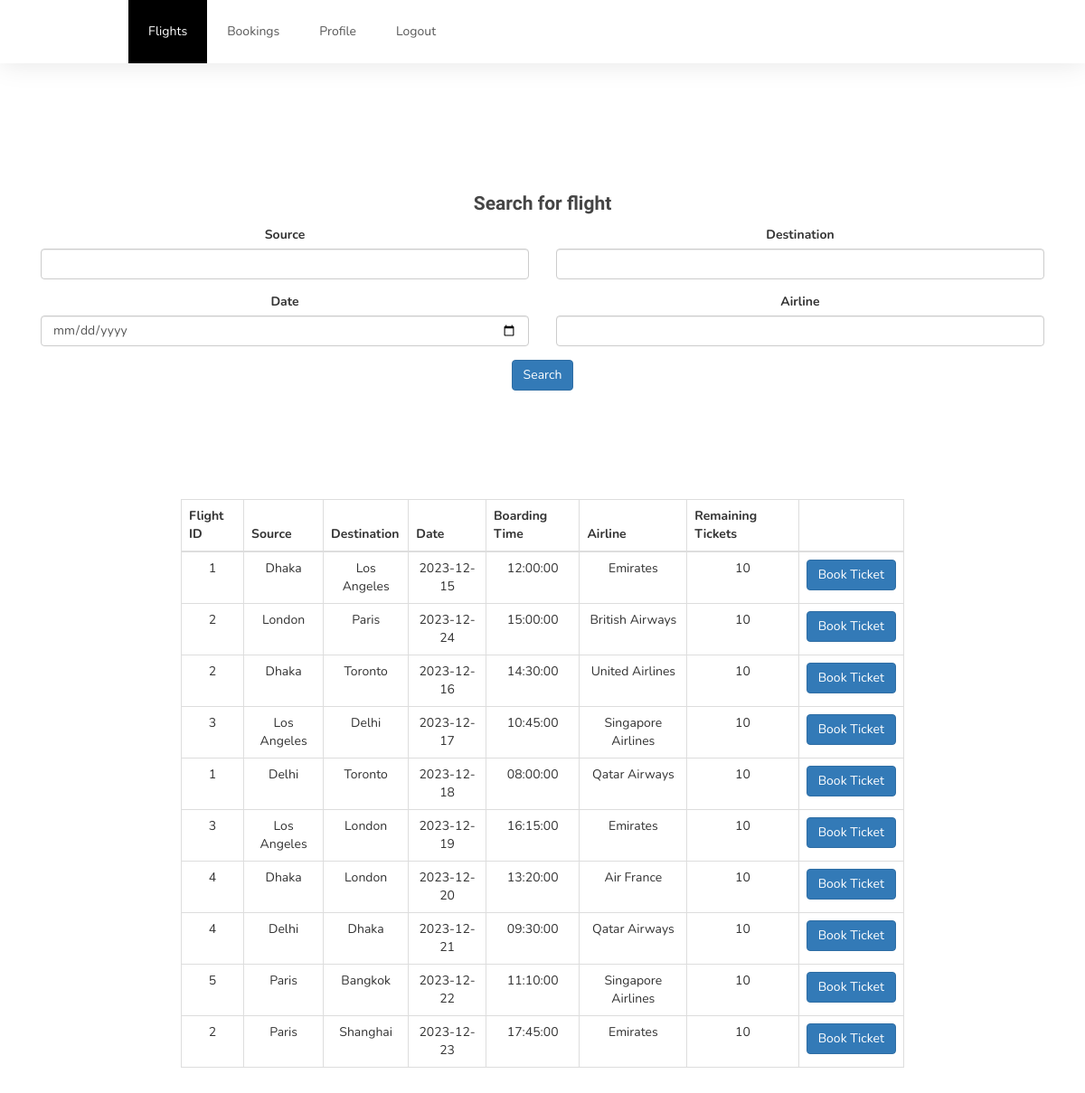
Page /flights.php on the committed database.
### tables this page shows
CREATE TABLE `flights` (
  `flight_id` varchar(30) NOT NULL,
  `source` varchar(30) DEFAULT NULL,
  `destination` varchar(30) DEFAULT NULL,
  `date` date DEFAULT NULL,
  `boarding_time` time DEFAULT NULL,
  `airline` varchar(30) DEFAULT NULL,
  `pilot_id` varchar(30) DEFAULT NULL,
  `hangar_id` varchar(30) DEFAULT NULL,
  `capacity` int(11) DEFAULT NULL,
  `booked` int(11) DEFAULT NULL
);

### flights.php (the view, shortened to what this page needs)
<!DOCTYPE html>
<html lang="en">
<head>
     <link rel="stylesheet" href="css/bootstrap.min.css">
     <link rel="stylesheet" href="css/style.css">
</head>
<body id="top" data-spy="scroll" data-target=".navbar-collapse" data-offset="50">
    <section class="navbar custom-navbar navbar-fixed-top navbar-custom" role="navigation">
        <div class="container">
            <div class="collapse navbar-collapse">
                <ul class="nav navbar-nav navbar-nav-first">
                    <li class="active"><a href="flights.php">Flights</a></li>
                    <li><a href="bookings.php">Bookings</a></li>
                    <li><a href="profile.php">Profile</a></li>
                    <li><a href="login.php">Logout</a></li>
                </ul>
            </div>
        </div>
    </section>
    <section class="search-bars" style="margin-top: 20px; margin-bottom: 5px; text-align: center;">
        <div class="container">
            <div class="search-container">
                <form method="post" class="search-form">
                    <div class="form-row">
                        <h3>Search for flight</h3>
                        <div class="form-group col-md-6">
                            <label for="source">Source</label>
                            <input type="text" name="source" id="source" class="form-control">
                        </div>
                        <div class="form-group col-md-6">
                            <label for="destination">Destination</label>
                            <input type="text" name="destination" id="destination" class="form-control">
                        </div>
                        <div class="form-group col-md-6">
                            <label for="date">Date</label>
                            <input type="date" name="date" id="date" class="form-control">
                        </div>
                        <div class="form-group col-md-6">
                            <label for="airline">Airline</label>
                            <input type="text" name="airline" id="airline" class="form-control">
                        </div>
                    </div>
                    <div class="form-group">
                        <input type="submit" name="submit" class="btn btn-primary" value="Search">
                    </div>
                </form>
            </div>
        </div>
    </section>
    <?php
    require_once('dbconnect.php');
    if (isset($_POST["submit"])) {
        $source = $_POST["source"];
        $destination = $_POST["destination"];
        $date = $_POST["date"];
        $airline = $_POST["airline"];
        $sql = "SELECT * FROM `flights` WHERE 1";
        if (!empty($source)) {
            $sql .= " AND source = '$source'";
        }
        if (!empty($destination)) {
            $sql .= " AND destination = '$destination'";
        }
        if (!empty($date)) {
            $sql .= " AND date = '$date'";
        }
        if (!empty($airline)) {
            $sql .= " AND airline = '$airline'";
        }
        $result = $conn->query($sql);
    } else {
        $result = $conn->query("SELECT * FROM `flights`");
    }
    ?>
    <div class="container result-container" style="margin-top: 5px; margin-bottom: 80px;">
        <table class="table table-bordered">
            <thead>
                <tr>
                    <th>Flight ID</th>
                    <th>Source</th>
                    <th>Destination</th>
                    <th>Date</th>
                    <th>Boarding Time</th>
                    <th>Airline</th>
                    <th>Remaining Tickets</th>
                    <th></th>
                </tr>
            </thead>
            <tbody>
                <?php
                while ($row = $result->fetch_assoc()) {
                    ?>
                    <tr>
                        <td><?php echo $row["flight_id"]; ?></td>
                        <td><?php echo $row["source"]; ?></td>
                        <td><?php echo $row["destination"]; ?></td>
                        <td><?php echo $row["date"]; ?></td>
                        <td><?php echo $row["boarding_time"]; ?></td>
                        <td><?php echo $row["airline"]; ?></td>
                        <td><?php echo $row["capacity"] - $row["booked"]; ?></td>
                        <td>
                            <a href="tickets.php?flight_id=<?php echo $row["flight_id"]; ?>" class="btn btn-primary">Book Ticket</a>
                        </td>
                    </tr>
                    <?php
                }
                ?>
            </tbody>
        </table>
    </div>
</body>
</html>

### css/style.css (style rules this page uses)
body { background: #ffffff; font-family: 'Nunito', sans-serif; overflow-x: hidden; padding-top: 70px; }
h1,h2,h3,h4,h5,h6 { font-family: 'Muli', sans-serif; font-weight: bold; line-height: inherit; }
h3 { font-size: 1.5em; }
h3, h3 a { color: #454545; }
html { -webkit-font-smoothing: antialiased; }
a { color: #252525; -webkit-transition: 0.5s; transition: 0.5s; text-decoration: none !important; }
a, input, button, .form-control { -webkit-transition: 0.5s; transition: 0.5s; }
section { position: relative; padding: 100px 0; }
.custom-navbar { background: #ffffff; border-top: 5px solid #29ca8e; border-bottom: 0; -webkit-box-shadow: 0 1px 30px rgba(0, 0, 0, 0.1); -moz-box-shadow: 0 1px 30px rgba(0, 0, 0, 0.1); box-shadow: 0 1px 30px rgba(0, 0, 0, 0.1); padding: 12px 0; margin-bottom: 0; padding: 0; }
.custom-navbar .navbar-nav.navbar-nav-first { margin-left: 8em; }
.custom-navbar .nav li a { line-height: 40px; color: #575757; padding-right: 22px; padding-left: 22px; }
.custom-navbar .nav li.active > a { background-color: #29ca8e; color: #ffffff; }
section, .section-background .item, .section-background .courses-thumb, .section-background .team-thumb, main > section:nth-child(even) .item, main > section:nth-child(even) .courses-thumb, main > section:nth-child(even) .team-thumb, main > section { background: #fff; }

### flights.php (style rules this page uses)
.result-container { text-align: center; margin-top: 20px; }
.table { width: 100%; max-width: 800px; margin: 0 auto; }
.navbar-custom .navbar-nav-first > li > a:hover, .navbar-custom .navbar-nav-first > li.active > a { color: #fff !important; background-color: #000 !important; }
.navbar-custom { border-color: #000 !important; border: none !important; }

### rows in the picture
flights: flight "1", source "Dhaka", destination "Los Angeles", date "2023-12-15", boarding_time "12:00:00", airline "Emirates", $row['capacity']-$row['booked'] "10"
flights: flight "2", source "London", destination "Paris", date "2023-12-24", boarding_time "15:00:00", airline "British Airways", $row['capacity']-$row['booked'] "10"
flights: flight "2", source "Dhaka", destination "Toronto", date "2023-12-16", boarding_time "14:30:00", airline "United Airlines", $row['capacity']-$row['booked'] "10"
flights: flight "3", source "Los Angeles", destination "Delhi", date "2023-12-17", boarding_time "10:45:00", airline "Singapore Airlines", $row['capacity']-$row['booked'] "10"
flights: flight "1", source "Delhi", destination "Toronto", date "2023-12-18", boarding_time "08:00:00", airline "Qatar Airways", $row['capacity']-$row['booked'] "10"
flights: flight "3", source "Los Angeles", destination "London", date "2023-12-19", boarding_time "16:15:00", airline "Emirates", $row['capacity']-$row['booked'] "10"
flights: flight "4", source "Dhaka", destination "London", date "2023-12-20", boarding_time "13:20:00", airline "Air France", $row['capacity']-$row['booked'] "10"
flights: flight "4", source "Delhi", destination "Dhaka", date "2023-12-21", boarding_time "09:30:00", airline "Qatar Airways", $row['capacity']-$row['booked'] "10"
flights: flight "5", source "Paris", destination "Bangkok", date "2023-12-22", boarding_time "11:10:00", airline "Singapore Airlines", $row['capacity']-$row['booked'] "10"
flights: flight "2", source "Paris", destination "Shanghai", date "2023-12-23", boarding_time "17:45:00", airline "Emirates", $row['capacity']-$row['booked'] "10"
